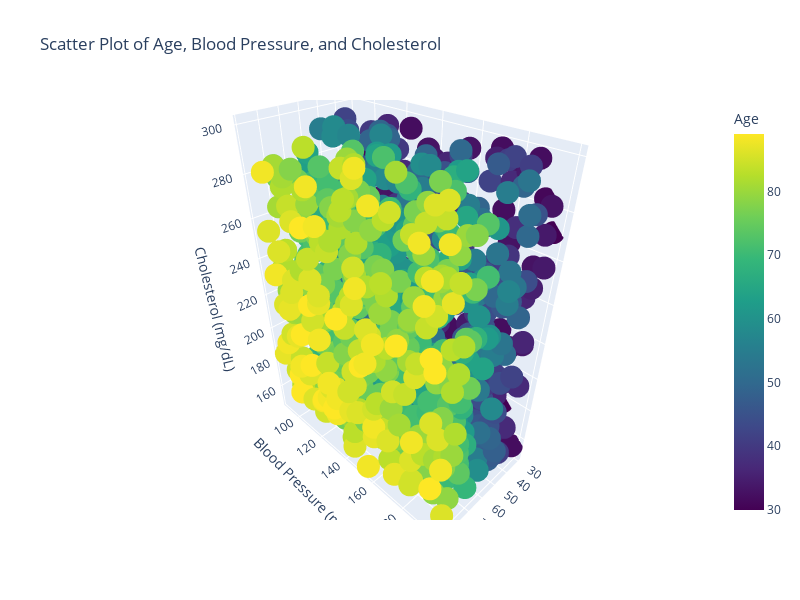

The notebook cell saved with this chart:
### Code cell
fig = px.scatter_3d(
    data,
    x='Age',
    y='Blood Pressure (mmHg)',
    z='Cholesterol (mg/dL)',
    color='Age',  
    color_continuous_scale='Viridis',  
    title='Scatter Plot of Age, Blood Pressure, and Cholesterol',
    labels={'Age': 'Age', 'Blood Pressure (mmHg)': 'Blood Pressure (mmHg)', 'Cholesterol (mg/dL)': 'Cholesterol (mg/dL)'}
)

fig.update_layout(width=800, height=600)

fig.show()

### Figure 1 — Plotly figure (JSON) as saved in the notebook; plotly's stock layout.template omitted (floating-point values rounded to 4 significant figures; data arrays with more than 128 entries replaced by an {"elided": "..."} marker saying what was removed)
{"data": [{"hovertemplate": "Age=%{marker.color}<br>Blood Pressure (mmHg)=%{y}<br>Cholesterol (mg/dL)=%{z}<extra></extra>", "legendgroup": "", "marker": {"color": {"elided": "1000 int values"}, "coloraxis": "coloraxis", "symbol": "circle"}, "mode": "markers", "name": "", "scene": "scene", "showlegend": false, "type": "scatter3d", "x": {"elided": "1000 int values"}, "y": {"elided": "1000 int values"}, "z": {"elided": "1000 int values"}}], "layout": {"coloraxis": {"colorbar": {"title": {"text": "Age"}}, "colorscale": [[0, "#440154"], [0.1111, "#482878"], [0.2222, "#3e4989"], [0.3333, "#31688e"], [0.4444, "#26828e"], [0.5556, "#1f9e89"], [0.6667, "#35b779"], [0.7778, "#6ece58"], [0.8889, "#b5de2b"], [1, "#fde725"]]}, "height": 600, "legend": {"tracegroupgap": 0}, "scene": {"domain": {"x": [0, 1], "y": [0, 1]}, "xaxis": {"title": {"text": "Age"}}, "yaxis": {"title": {"text": "Blood Pressure (mmHg)"}}, "zaxis": {"title": {"text": "Cholesterol (mg/dL)"}}}, "title": {"text": "Scatter Plot of Age, Blood Pressure, and Cholesterol"}, "width": 800}}
